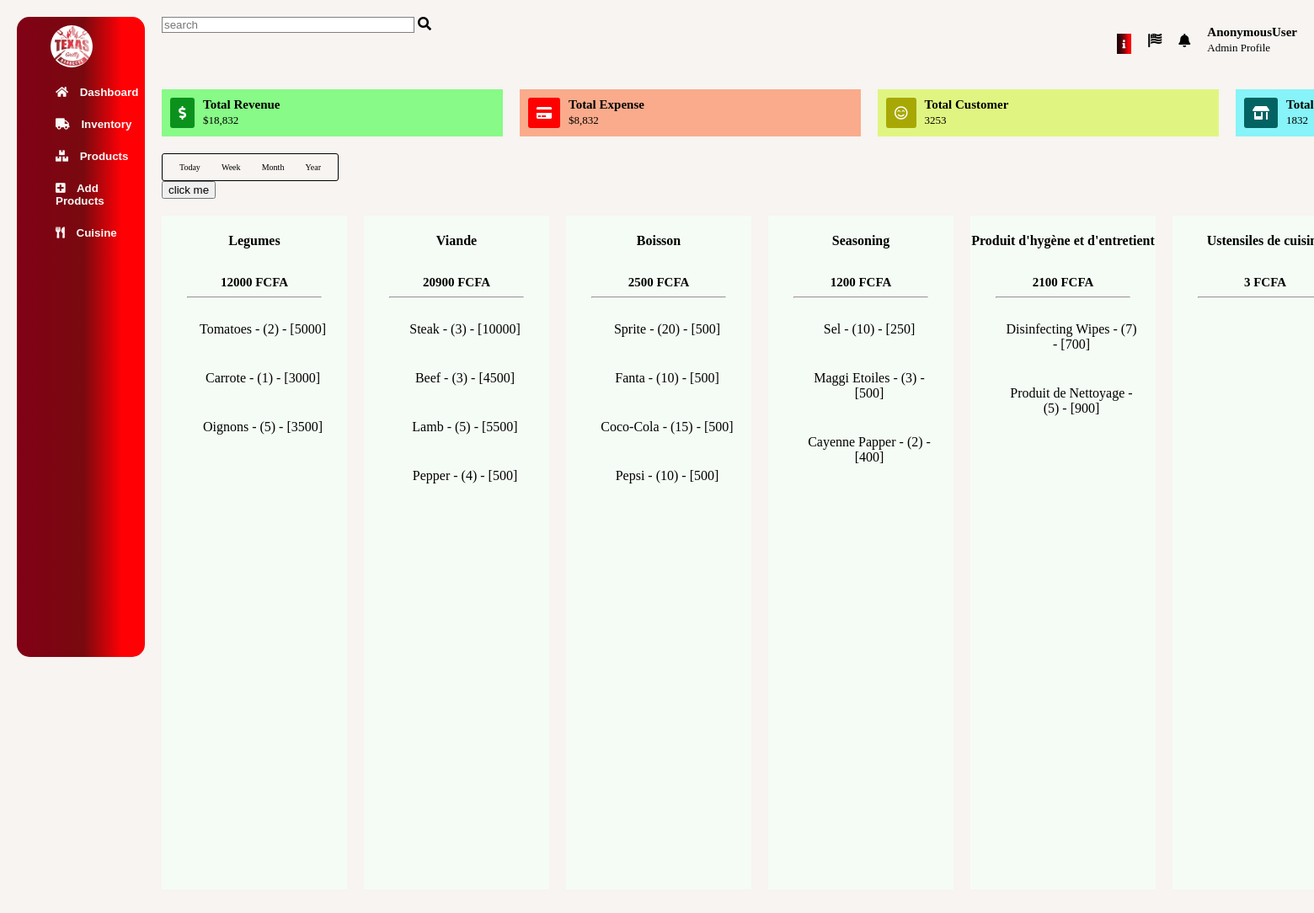
Screenshot of /texasgrillz/inventory/ with the database file from the repository.
### Resto/models.py (models this page shows, shortened)
class IventoryItemCategory(models.Model):
    name = models.CharField(max_length=150,null = True, blank = True)
    description = models.CharField(max_length=150,null = True, blank = True)
    date_created = models.DateTimeField(auto_now=True)
    def __str__(self):
        return self.name
    def total_spending_category(self):
        category = self.iventoryitem_set.all()
        spending = sum([item.prix for item in category])
        return spending
    def total_item_category(self):
        category = self.iventoryitem_set.all()
        count = len([item.name for item in category])
        return count

class IventoryItem(models.Model):
    name = models.CharField(max_length=150)
    description = models.CharField(max_length=150,null = True, blank = True)
    date_created = models.DateTimeField(auto_now=True)
    prix = models.IntegerField(blank=True)
    quantity = models.IntegerField(blank=True)
    category = models.ForeignKey(IventoryItemCategory,on_delete=CASCADE,blank=True,null=True)
    date_created = models.DateTimeField(auto_now=True)

### Resto/views.py (the view)
# urls.py: path('texasgrillz/inventory/',views.IventorySystem, name='inventory-texasgrillz'),
def IventorySystem(request):
    categories = IventoryItemCategory.objects.all()
    if request.method == 'POST':
        form = AddProducts(request.POST)
        if form.is_valid():
            product = form.cleaned_data.get('name')
            category = form.cleaned_data.get('category')
            form.save()
            messages.success(request,f'{product} added to your inventory')
            return HttpResponseRedirect(f'/texasgrillz/inventory/')
    else:
        form = AddProducts()
    context = {
        'categorie': categories,
        'form':AddProducts
    }
    return render(request,'Resto/IventorySystem.html',context)

### Resto/templates/Resto/IventorySystem.html (shortened to what this page needs)
{% load static %} {% load crispy_forms_tags %}
<!DOCTYPE html>
<html lang="en">
  <head>
    <link rel="stylesheet" href="https://use.fontawesome.com/releases/v5.8.1/css/all.css" />
    <link rel="stylesheet" href="https://cdn.jsdelivr.net/npm/bootstrap-icons@1.5.0/font/bootstrap-icons.css" />
    <link rel="stylesheet" type="text/css" href="{% static 'Resto/CSS/dashboard.css' %}" />
    <link
      rel="stylesheet"
      href="https://pro.fontawesome.com/releases/v5.10.0/css/all.css"
    />
  </head>
  <body>
    <div class="container">
      <aside class="sidebar">
        <ul id="sidebar-menu">
          <img src="{% static 'Resto/TexasGrillzLogo.jpeg' %}" height="50px" width="50px" style="border-radius: 50%" alt="" />
          <div class="tab">
            <button class="tablinks" onclick="openTab(event, 'Dashboard')"><i class="fas fa-home"></i> Dashboard</button>
            <button class="tablinks" onclick="openTab(event, 'Inventory')"><i class="fas fa-truck"></i> Inventory</button>
            <button class="tablinks" onclick="openTab(event, 'Products')"><i class="fas fa-boxes"></i> Products</button>
            <button class="tablinks" onclick="openTab(event, 'AddProducts')"><i class="fas fa-plus-square"></i> Add Products</button>
            <button onclick="location.href ='/texasgrillz/cuisine/'"><i class="fas fa-utensils"></i> Cuisine</button>
          </div>
        </ul>
      </aside>
      <header>
        <div class="nav">
          <div class="inpt">
            <input type="text" id="search" placeholder="search" />
            <i class="fas fa-search"></i>
          </div>
          <div class="right">
            <ul>
              <li><i class="fas fa-info"></i></li>
              <li><i class="fas fa-flag-usa"></i></li>
              <li><i class="fas fa-bell"></i></li>
            </ul>
            <div class="info">
              <h3>{{request.user}}</h3>
              <span>Admin Profile</span>
            </div>
          </div>
        </div>
      </header>
      <main>
        <div id="Inventory" class="tabcontent">
          <div class="first">
            <div class="child1">
              <i class="fas fa-dollar-sign"></i>
              <div class="data">
                <h3>Total Revenue</h3>
                <span>$18,832</span>
              </div>
            </div>
            <div class="child2">
              <i class="fas fa-credit-card"></i>
              <div class="data">
                <h3>Total Expense</h3>
                <span>$8,832</span>
              </div>
            </div>
            <div class="child3">
              <i class="far fa-smile-beam"></i>
              <div class="data">
                <h3>Total Customer</h3>
                <span>3253</span>
              </div>
            </div>
            <div class="child4">
              <i class="fas fa-store-alt"></i>
              <div class="data">
                <h3>Total Order</h3>
                <span>1832</span>
              </div>
            </div>
          </div>
          <div class="second">
            <div class="second-date">
              <p>Today</p>
              <p>Week</p>
              <p>Month</p>
              <p>Year</p>
            </div>
          </div>
          <button id="btn">click me</button>
          <div class="third">
            {% for cat in categorie %}
            <div class="cat{{cat.id}}" style="width: 220px">
              <div class="item1">
                <h4>{{cat.name}}</h4>
                <h3>{{cat.total_spending_category}} FCFA</h3>
                <hr />
                <ul id="ul2">
                  {% for catitem in cat.iventoryitem_set.all %}
                  <li>{{catitem.name}} - ({{catitem.quantity}}) - [{{catitem.prix}}]</li>
                  {% endfor %}
                </ul>
              </div>
            </div>
            {% endfor %}
          </div>
        </div>
      </main>
    </div>
  </body>
</html>

### Resto/static/Resto/CSS/dashboard.css (style rules this page uses)
body { background-color: rgb(247, 244, 241); margin: 0; padding: 0; }
.container { padding: 20px; display: grid; grid-template-columns: auto 90%; grid-template-rows: 8% 10% auto 10% 10%; grid-template-areas: "sidebar header" "sidebar main" "sidebar main" "sidebar main" "sidebar main"; }
header { grid-area: header; padding-left: 20px; }
.nav { display: flex; justify-content: space-between; }
ul { display: flex; list-style: none; height: 50px; margin-top: 0; }
li { padding: 20px; padding-left: 0; }
hr { width: 20ch; }
.right { display: flex; }
#search { position: relative; width: 300px; outline: none; border: .2px solid gray; }
h3 { font-size: 10px; }
.item1 ul { display: block; }
span { font-size: 13px; text-align: center; }
.fa-info { background: rgb(36,0,6); background: linear-gradient(90deg, rgba(36,0,6,1) 11%, rgba(121,9,15,1) 52%, rgba(255,0,5,1) 82%); padding: 7px; font-size: 10px; color: white; }
.sidebar { grid-area: sidebar; background: rgb(129,1,22); background: linear-gradient(90deg, rgba(129,1,22,1) 0%, rgba(121,9,15,1) 52%, rgba(255,0,5,1) 82%); height: 95vh; border-radius: 15px; }
#sidebar-menu { flex-direction: column; color: white; }
#sidebar-menu i { padding-right: 10px; }
h3 { margin: 0; padding-top: 10px; font-weight: bold; font-size: 15px; }
main { display: grid; grid-template-columns: 1fr; grid-template-areas: "first" "second" "third" "fourth" ; gap: 20px; padding-left: 20px; }
.first { grid-area: first; display: grid; grid-template-columns: repeat(4, 1fr); grid-template-rows: 1fr; gap: 20px; }
.child1 { background-color: rgb(135, 250, 135); display: flex; }
.child2 { background-color: rgb(250, 171, 140); display: flex; }
.child3 { background-color: rgb(224, 245, 129); display: flex; }
.child4 { background-color: rgb(134, 244, 248); display: flex; }
.second { grid-area: second; display: flex; justify-content: space-between; padding-top: 20px; }
.third { grid-area: third; display: grid; grid-template-columns: repeat(8, 2fr); grid-template-rows: 1fr; grid-template-areas: "cat1 cat2 cat3 cat4 cat5 cat6 cat7 cat8"; gap: 20px; padding-top: 20px; }
h3, h4 { text-align: center; }
.item1 li { display: flex; justify-content: space-around; }
.cat1 { grid-area: cat1; background-color: rgb(245, 252, 245); height: 100vh; }
.cat2 { grid-area: cat2; background-color: rgb(245, 252, 245); text-align: center; }
.cat3 { grid-area: cat3; background-color: rgb(245, 252, 245); text-align: center; }
.cat4 { grid-area: cat4; background-color: rgb(245, 252, 245); text-align: center; }
.cat5 { grid-area: cat5; background-color: rgb(245, 252, 245); text-align: center; }
.cat6 { grid-area: cat6; background-color: rgb(245, 252, 245); text-align: center; }
.data { text-align: left; }
.second-date { display: flex; padding: 0 20px; justify-content: space-between; width: 210px; font-size: 10px; border: 1px solid black; text-align: left; border-radius: 3px; }
.fa-dollar-sign, .fa-credit-card, .fa-smile-beam, .fa-store-alt { padding: 10px; margin: 10px; color: white; border-radius: 3px; }
.fa-dollar-sign { background-color: rgb(11, 146, 29); }
.fa-credit-card { background-color: red; }
.fa-smile-beam { background-color: rgb(168, 168, 5); }
.fa-store-alt { background-color: rgb(3, 99, 99); }
img { margin-top: 10px; object-position: center; }
* { box-sizing: border-box }
.tab button { display: block; background-color: inherit; color: rgb(250, 248, 248); padding-top: 22px; width: 100%; border: none; outline: none; text-align: left; cursor: pointer; transition: 0.3s; font-weight: bold; }

### rows the page displays
IventoryItemCategory: name "Legumes", total_spending_category "12000"
IventoryItem: name "Tomatoes", quantity "2", prix "5000"
IventoryItem: name "Carrote", quantity "1", prix "3000"
IventoryItem: name "Oignons", quantity "5", prix "3500"
IventoryItemCategory: name "Viande", total_spending_category "20900"
IventoryItem: name "Steak", quantity "3", prix "10000"
IventoryItem: name "Beef", quantity "3", prix "4500"
IventoryItem: name "Lamb", quantity "5", prix "5500"
IventoryItem: name "Pepper", quantity "4", prix "500"
IventoryItemCategory: name "Boisson", total_spending_category "2500"
IventoryItem: name "Sprite", quantity "20", prix "500"
IventoryItem: name "Fanta", quantity "10", prix "500"
IventoryItem: name "Coco-Cola", quantity "15", prix "500"
IventoryItem: name "Pepsi", quantity "10", prix "500"
IventoryItemCategory: name "Seasoning", total_spending_category "1200"
IventoryItem: name "Sel", quantity "10", prix "250"
IventoryItem: name "Maggi Etoiles", quantity "3", prix "500"
IventoryItem: name "Cayenne Papper", quantity "2", prix "400"
IventoryItemCategory: name "Produit d'hygène et d'entretient", total_spending_category "2100"
IventoryItem: name "Disinfecting Wipes", quantity "7", prix "700"
IventoryItem: name "Produit de Nettoyage", quantity "5", prix "900"
IventoryItemCategory: name "Ustensiles de…", total_spending_category "3"

### other values shown
{{ request.user }} "AnonymousUser"
